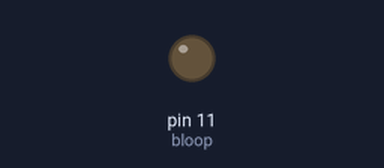
A sketch run on a simulated Arduino Uno, built with avr-gcc and run on an emulated ATmega328P. On the bench: output pins drawn as LEDs (lit = HIGH).

Above: at 0.15 s.
Timing chart, 0 to 40.0 s (numbered marks = the images above):
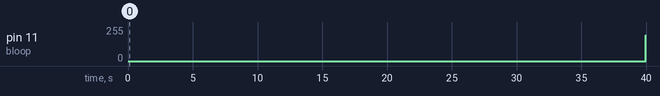

Measured:
- by itself, pin 11 (bloop): 0/255 → 194/255 at 40.0 s

The sketch:

m.fadeAnalog.ino
```cpp
#define bloop 11

void setup() {

  pinMode(bloop, OUTPUT);
}

void loop() {


  int x = 1;
  for (int i = 0; i > -1; i = i + x) {
    analogWrite(bloop, i);
    if (i == 255) {
      x = -1;
    }
    delay(5);
  }
}
```
